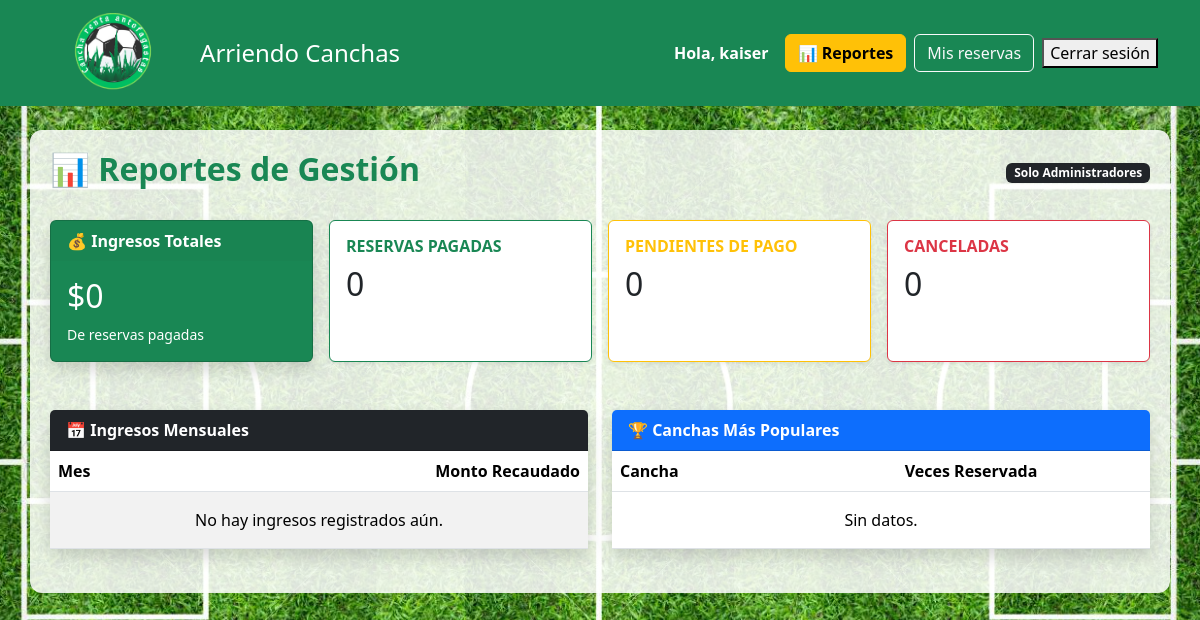
Before: /dashboard/ (signed in) with the older database file.
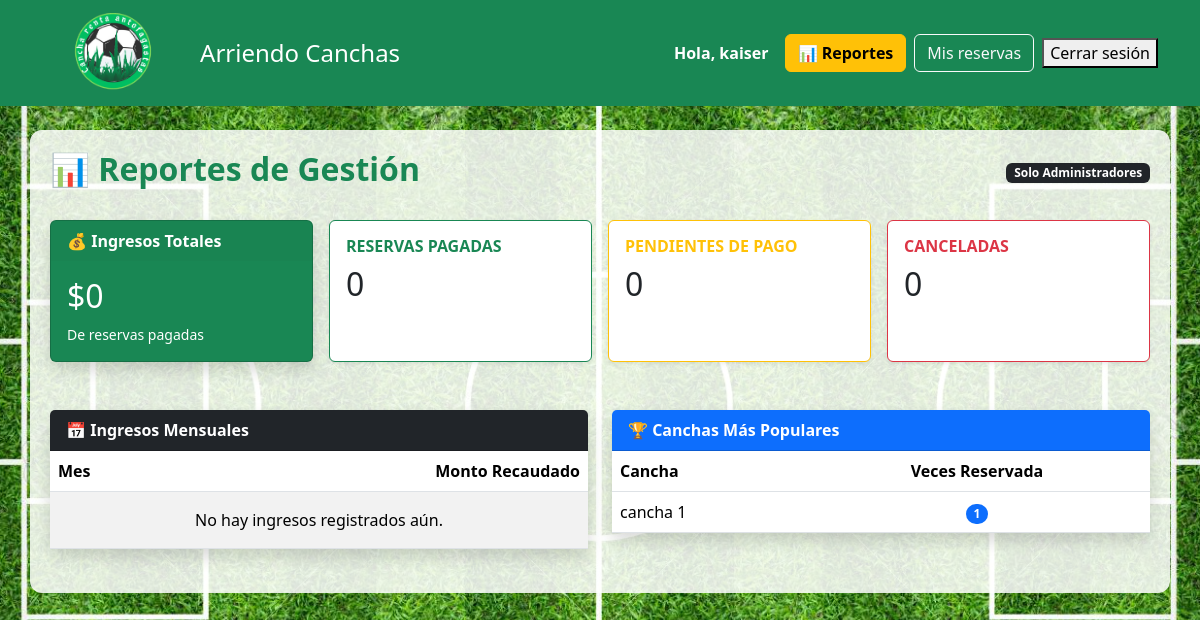
After: the same page with the newer database file.
### reservas/models.py (models this page shows, shortened)
class Cancha(models.Model):
    nombre = models.CharField(max_length=100)
    categoria = models.ForeignKey(Categoria, on_delete=models.SET_NULL, null=True, blank=True)
    precio = models.DecimalField(max_digits=8, decimal_places=2)
    disponible = models.BooleanField(default=True)
    imagen = models.ImageField(upload_to="canchas/", blank=True, null=True)

### reservas/views.py (the view, shortened to what this page needs)
# urls.py: path("dashboard/", views.dashboard, name="dashboard"),
@staff_member_required
def dashboard(request):
    total_reservas = Reserva.objects.count()
    pagadas = Reserva.objects.filter(estado="Pagado").count()
    pendientes = Reserva.objects.filter(estado="Pendiente").count()
    canceladas = Reserva.objects.filter(estado="Cancelado").count()
    ingresos_totales = 0
    ingresos_por_mes = {}
    reservas_ok = Reserva.objects.filter(estado="Pagado").select_related('cancha')
    canchas_populares = Reserva.objects.values('cancha__nombre')\
        .annotate(total=Count('id'))\
        .order_by('-total')[:5]
    context = {
        "ingresos_totales": int(ingresos_totales),
        "pagadas": pagadas,
        "pendientes": pendientes,
        "canceladas": canceladas,
        "ingresos_por_mes": ingresos_por_mes,
        "canchas_populares": canchas_populares,
    }
    return render(request, "dashboard.html", context)

### templates/dashboard.html (shortened to what this page needs)
{% extends 'base.html' %}
{% block content %}
<div class="d-flex justify-content-between align-items-center mb-4">
    <h2 class="text-success fw-bold">📊 Reportes de Gestión</h2>
    <span class="badge bg-dark">Solo Administradores</span>
</div>
<div class="row g-3 mb-5">
    <div class="col-md-3">
        <div class="card text-white bg-success h-100 shadow">
            <div class="card-header border-0 fw-bold">💰 Ingresos Totales</div>
            <div class="card-body">
                <h2 class="card-title">${{ ingresos_totales }}</h2>
                <p class="small mb-0">De reservas pagadas</p>
            </div>
        </div>
    </div>
    <div class="col-md-3">
        <div class="card bg-white border-success h-100 shadow-sm">
            <div class="card-body">
                <h6 class="text-success text-uppercase fw-bold">Reservas Pagadas</h6>
                <h2 class="text-dark mb-0">{{ pagadas }}</h2>
            </div>
        </div>
    </div>
    <div class="col-md-3">
        <div class="card bg-white border-warning h-100 shadow-sm">
            <div class="card-body">
                <h6 class="text-warning text-uppercase fw-bold">Pendientes de Pago</h6>
                <h2 class="text-dark mb-0">{{ pendientes }}</h2>
            </div>
        </div>
    </div>
    <div class="col-md-3">
        <div class="card bg-white border-danger h-100 shadow-sm">
            <div class="card-body">
                <h6 class="text-danger text-uppercase fw-bold">Canceladas</h6>
                <h2 class="text-dark mb-0">{{ canceladas }}</h2>
            </div>
        </div>
    </div>
</div>
<div class="row">
    <div class="col-lg-6 mb-4">
        <div class="card shadow border-0">
            <div class="card-header bg-dark text-white fw-bold">
                📅 Ingresos Mensuales
            </div>
            <div class="card-body p-0">
                <table class="table table-striped mb-0">
                    <thead>
                        <tr>
                            <th>Mes</th>
                            <th class="text-end">Monto Recaudado</th>
                        </tr>
                    </thead>
                    <tbody>
                        {% for mes, monto in ingresos_por_mes.items %}
                        <tr>
                            <td>{{ mes }}</td>
                            <td class="text-end fw-bold text-success">${{ monto }}</td>
                        </tr>
                        {% empty %}
                        <tr><td colspan="2" class="text-center p-3">No hay ingresos registrados aún.</td></tr>
                        {% endfor %}
                    </tbody>
                </table>
            </div>
        </div>
    </div>
    <div class="col-lg-6 mb-4">
        <div class="card shadow border-0">
            <div class="card-header bg-primary text-white fw-bold">
                🏆 Canchas Más Populares
            </div>
            <div class="card-body p-0">
                <table class="table table-hover mb-0">
                    <thead>
                        <tr>
                            <th>Cancha</th>
                            <th class="text-center">Veces Reservada</th>
                        </tr>
                    </thead>
                    <tbody>
                        {% for item in canchas_populares %}
                        <tr>
                            <td>{{ item.cancha__nombre }}</td>
                            <td class="text-center">
                                <span class="badge bg-primary rounded-pill">{{ item.total }}</span>
                            </td>
                        </tr>
                        {% empty %}
                        <tr><td colspan="2" class="text-center p-3">Sin datos.</td></tr>
                        {% endfor %}
                    </tbody>
                </table>
            </div>
        </div>
    </div>
</div>
{% endblock %}

### templates/base.html (shortened to what this page needs)
<!DOCTYPE html>
<html lang="es">
<head>
    <link href="https://cdn.jsdelivr.net/npm/bootstrap@5.3.3/dist/css/bootstrap.min.css" rel="stylesheet">
    {% load static %}
</head>
<body>
    <nav class="navbar navbar-expand-lg navbar-dark bg-success">
        <div class="container">
            <a class="navbar-brand d-flex align-items-center" href="{% url 'home' %}">
                <img src="{% static 'img/logo.png.png' %}" alt="Logo" class="me-3" style="height:80px; width:auto;">
                <span style="font-size: 1.5rem;">Arriendo Canchas</span>
            </a>
            <div class="ms-auto d-flex align-items-center">
                {% if user.is_authenticated %}
                <span class="text-white me-3 fw-bold">
                    Hola, {{ user.username }}
                </span>
                {% if user.is_staff %}
                    <a class="btn btn-warning fw-bold me-2" href="{% url 'dashboard' %}">
                        📊 Reportes
                    </a>
                {% endif %}
                <a class="btn btn-outline-light me-2" href="{% url 'mis_reservas' %}">
                    Mis reservas
                </a>
                <form action="{% url 'logout' %}" method="post">
                <button type="submit">Cerrar sesión</button>
            </form>
                {% endif %}
            </div>
        </div>
    </nav>
    <div class="container mt-4 contenido">
        {% block content %}{% endblock %}
    </div>
</body>
</html>

Changed rows visible on the page:
added Cancha: cancha__nombre "cancha 1", total "1"
Other visible differences:
text no longer shown: "Sin datos."
